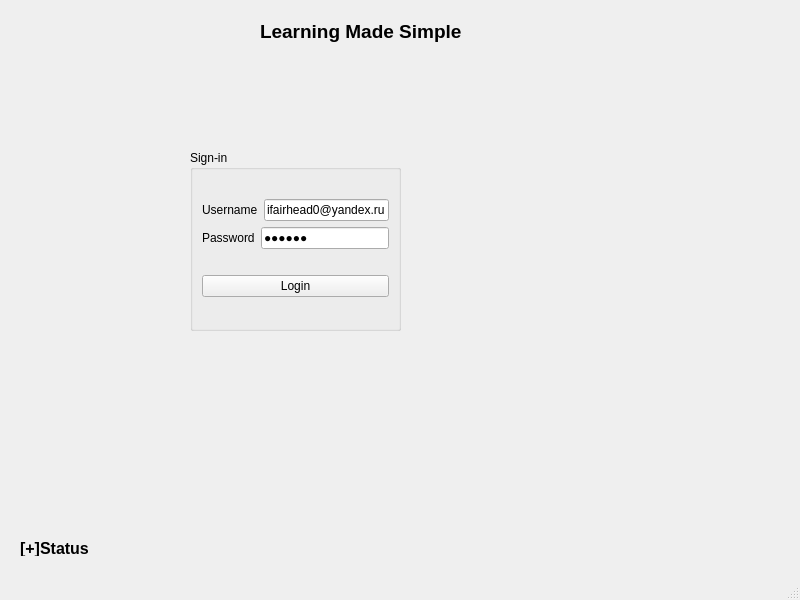
<?xml version="1.0" encoding="UTF-8"?>
<ui version="4.0">
 <class>LoginWindow</class>
 <widget class="QMainWindow" name="LoginWindow">
  <property name="geometry">
   <rect>
    <x>0</x>
    <y>0</y>
    <width>800</width>
    <height>600</height>
   </rect>
  </property>
  <property name="windowTitle">
   <string>MainWindow</string>
  </property>
  <widget class="QWidget" name="centralwidget">
   <widget class="QGroupBox" name="groupBox">
    <property name="geometry">
     <rect>
      <x>190</x>
      <y>150</y>
      <width>211</width>
      <height>181</height>
     </rect>
    </property>
    <property name="title">
     <string>Sign-in</string>
    </property>
    <layout class="QVBoxLayout" name="verticalLayout_2">
     <item>
      <layout class="QVBoxLayout" name="verticalLayout">
       <item>
        <layout class="QHBoxLayout" name="horizontalLayout">
         <item>
          <widget class="QLabel" name="label">
           <property name="text">
            <string>Username</string>
           </property>
           <property name="buddy">
            <cstring>lineEdit_username</cstring>
           </property>
          </widget>
         </item>
         <item>
          <widget class="QLineEdit" name="lineEdit_username">
           <property name="text">
            <string>ifairhead0@yandex.ru</string>
           </property>
           <property name="placeholderText">
            <string>email address</string>
           </property>
          </widget>
         </item>
        </layout>
       </item>
       <item>
        <layout class="QHBoxLayout" name="horizontalLayout_2">
         <item>
          <widget class="QLabel" name="label_2">
           <property name="text">
            <string>Password</string>
           </property>
           <property name="buddy">
            <cstring>lineEdit_password</cstring>
           </property>
          </widget>
         </item>
         <item>
          <widget class="QLineEdit" name="lineEdit_password">
           <property name="text">
            <string>J7mzuZ</string>
           </property>
           <property name="echoMode">
            <enum>QLineEdit::Password</enum>
           </property>
          </widget>
         </item>
        </layout>
       </item>
      </layout>
     </item>
     <item>
      <widget class="QPushButton" name="pushButton_login">
       <property name="text">
        <string>Login</string>
       </property>
      </widget>
     </item>
    </layout>
   </widget>
   <widget class="QLabel" name="label_3">
    <property name="geometry">
     <rect>
      <x>260</x>
      <y>20</y>
      <width>211</width>
      <height>23</height>
     </rect>
    </property>
    <property name="sizePolicy">
     <sizepolicy hsizetype="Preferred" vsizetype="Preferred">
      <horstretch>0</horstretch>
      <verstretch>0</verstretch>
     </sizepolicy>
    </property>
    <property name="font">
     <font>
      <pointsize>14</pointsize>
      <weight>75</weight>
      <bold>true</bold>
     </font>
    </property>
    <property name="text">
     <string>Learning Made Simple</string>
    </property>
   </widget>
   <widget class="QLabel" name="label_status">
    <property name="geometry">
     <rect>
      <x>20</x>
      <y>540</y>
      <width>381</width>
      <height>16</height>
     </rect>
    </property>
    <property name="font">
     <font>
      <pointsize>12</pointsize>
      <weight>75</weight>
      <bold>true</bold>
     </font>
    </property>
    <property name="text">
     <string>[+]Status</string>
    </property>
   </widget>
  </widget>
  <widget class="QMenuBar" name="menubar">
   <property name="geometry">
    <rect>
     <x>0</x>
     <y>0</y>
     <width>800</width>
     <height>21</height>
    </rect>
   </property>
  </widget>
  <widget class="QStatusBar" name="statusbar"/>
 </widget>
 <resources/>
 <connections/>
</ui>
